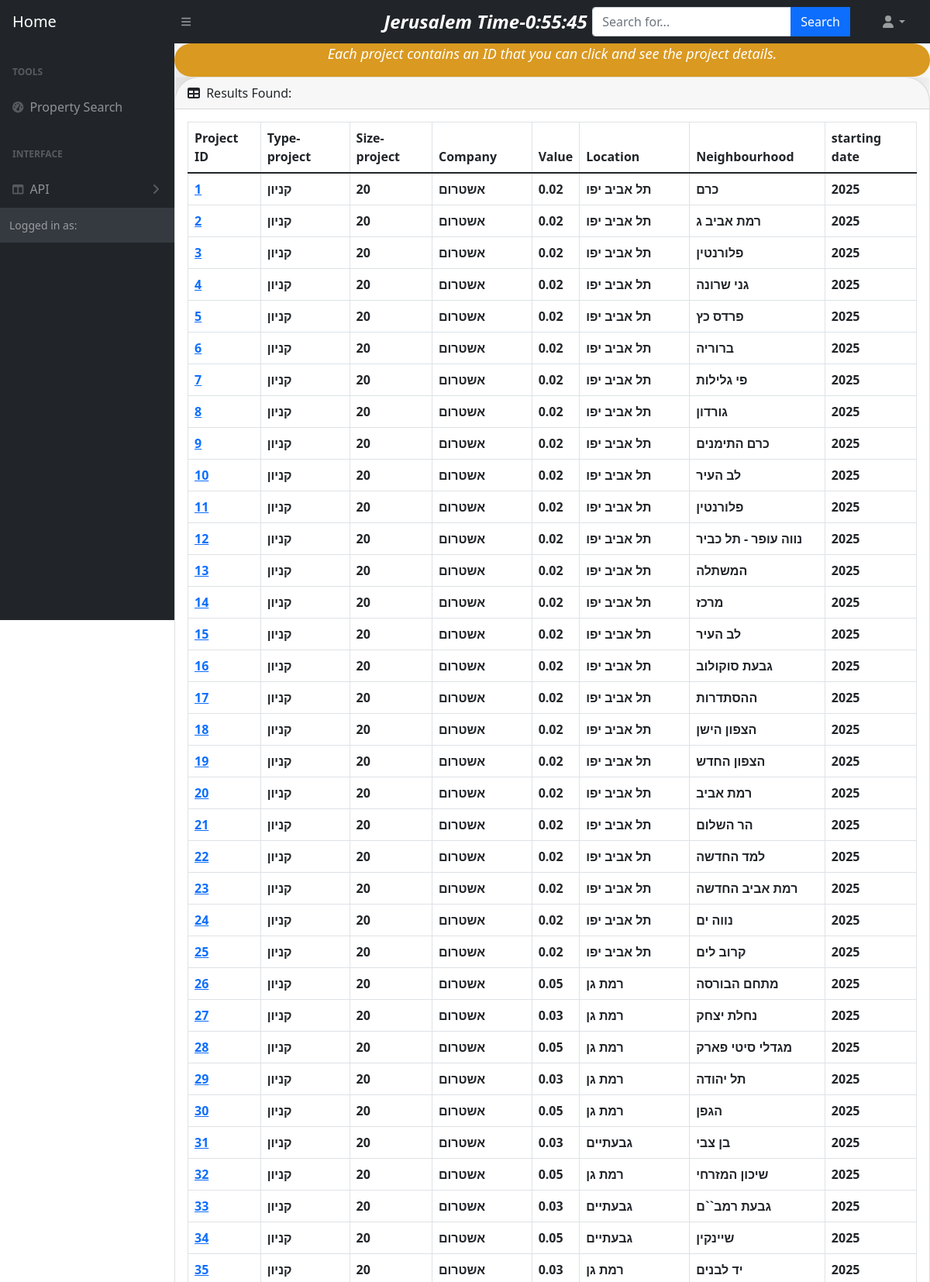
Page /property/all-projects/ (upper part) on the committed database.
### property/models.py (models this page shows, shortened)
class Project(models.Model):
   type_project= models.CharField(_("type_project"),max_length=100, null=False)
   size_project= models.SmallIntegerField(_("size_project"),null=False)
   company= models.CharField(_("company"),max_length=100, null=False)
   dates= models.BigIntegerField(_("dates"),null=True, blank=True)
   location= models.CharField(_("location"),max_length=100, null=False)
   neighbourhood=models.CharField(("neighbourhood"),max_length=100, null=True)
   value= models.FloatField(_("value"),null=False)

### property/views.py (the view)
# urls.py: path('all-projects/', views.all_projects, name='all_projects'),
def all_projects(request):
    projects_all = Project.objects.all()
    return render(request, 'projects.html', {'projects_all': projects_all})

### property/templates/projects.html (shortened to what this page needs)
{% extends 'base.html' %}
{% block content %}
<div class="text" style="color: white; font-size: large; font-style: oblique; font-weight: 400; background-color: rgb(218, 153, 32); border-radius: 10em; box-shadow:-11px 24px 62px -13px rgba(0,0,0,0.69) ; text-align:center; position:static;width: 100%;" >
    <p style="font-size:large ;" >Each project contains an ID that you can click and see the project details.</p>
  </div>
   <div class="card mb-4">
     <div class="card-header">
         <i class="fas fa-table me-1"></i>
         Results Found:
     </div>
     <div class="card-body">
        <table id="dataTable" class="table table-bordered"  width="100%" cellspacing="0">
            <thead>
                 <tr>
                   <th>Project ID</th>
                     <th>Type-project</th>
                     <th>Size-project</th>
                     <th>Company</th>
                     <th>Value</th>
                     <th>Location</th>
                     <th>Neighbourhood</th>
                     <th>starting date</th>
                 </tr>
             </thead>
             <tbody>
               {% for proj in projects_all %}
               <tr >
                   <th style="color:blue ;"><a href="{% url 'property:single_project' proj.id %}" >{{ proj.id }}</a></th>
                   <th>{{ proj.type_project }}</th>
                   <th>{{ proj.size_project }}</th>
                   <th>{{proj.company}}</th>
                   <th>{{proj.value}}</th>
                   <th>{{proj.location}}</th>
                   <th>{{proj.neighbourhood}}</th>
                   <th>{{proj.dates}} </th>
               </tr>
               {% endfor %}
                   </tbody>
                 </table>
             </div>
         </div>
     </div>
{% endblock %}

### rows in the picture
Project: id "1", type_project "קניון", size_project "20", company "אשטרום", value "0.02", location "תל אביב יפו", neighbourhood "כרם", dates "2025"
Project: id "2", type_project "קניון", size_project "20", company "אשטרום", value "0.02", location "תל אביב יפו", neighbourhood "רמת אביב ג", dates "2025"
Project: id "3", type_project "קניון", size_project "20", company "אשטרום", value "0.02", location "תל אביב יפו", neighbourhood "פלורנטין", dates "2025"
Project: id "4", type_project "קניון", size_project "20", company "אשטרום", value "0.02", location "תל אביב יפו", neighbourhood "גני שרונה", dates "2025"
Project: id "5", type_project "קניון", size_project "20", company "אשטרום", value "0.02", location "תל אביב יפו", neighbourhood "פרדס כץ", dates "2025"
Project: id "6", type_project "קניון", size_project "20", company "אשטרום", value "0.02", location "תל אביב יפו", neighbourhood "ברוריה", dates "2025"
Project: id "7", type_project "קניון", size_project "20", company "אשטרום", value "0.02", location "תל אביב יפו", neighbourhood "פי גלילות", dates "2025"
Project: id "8", type_project "קניון", size_project "20", company "אשטרום", value "0.02", location "תל אביב יפו", neighbourhood "גורדון", dates "2025"
Project: id "9", type_project "קניון", size_project "20", company "אשטרום", value "0.02", location "תל אביב יפו", neighbourhood "כרם התימנים", dates "2025"
Project: id "10", type_project "קניון", size_project "20", company "אשטרום", value "0.02", location "תל אביב יפו", neighbourhood "לב העיר", dates "2025"
Project: id "11", type_project "קניון", size_project "20", company "אשטרום", value "0.02", location "תל אביב יפו", neighbourhood "פלורנטין", dates "2025"
Project: id "12", type_project "קניון", size_project "20", company "אשטרום", value "0.02", location "תל אביב יפו", neighbourhood "נווה עופר - תל כביר", dates "2025"
Project: id "13", type_project "קניון", size_project "20", company "אשטרום", value "0.02", location "תל אביב יפו", neighbourhood "המשתלה", dates "2025"
Project: id "14", type_project "קניון", size_project "20", company "אשטרום", value "0.02", location "תל אביב יפו", neighbourhood "מרכז", dates "2025"
Project: id "15", type_project "קניון", size_project "20", company "אשטרום", value "0.02", location "תל אביב יפו", neighbourhood "לב העיר", dates "2025"
Project: id "16", type_project "קניון", size_project "20", company "אשטרום", value "0.02", location "תל אביב יפו", neighbourhood "גבעת סוקולוב", dates "2025"
Project: id "17", type_project "קניון", size_project "20", company "אשטרום", value "0.02", location "תל אביב יפו", neighbourhood "ההסתדרות", dates "2025"
Project: id "18", type_project "קניון", size_project "20", company "אשטרום", value "0.02", location "תל אביב יפו", neighbourhood "הצפון הישן", dates "2025"
Project: id "19", type_project "קניון", size_project "20", company "אשטרום", value "0.02", location "תל אביב יפו", neighbourhood "הצפון החדש", dates "2025"
Project: id "20", type_project "קניון", size_project "20", company "אשטרום", value "0.02", location "תל אביב יפו", neighbourhood "רמת אביב", dates "2025"
Project: id "21", type_project "קניון", size_project "20", company "אשטרום", value "0.02", location "תל אביב יפו", neighbourhood "הר השלום", dates "2025"
Project: id "22", type_project "קניון", size_project "20", company "אשטרום", value "0.02", location "תל אביב יפו", neighbourhood "למד החדשה", dates "2025"
Project: id "23", type_project "קניון", size_project "20", company "אשטרום", value "0.02", location "תל אביב יפו", neighbourhood "רמת אביב החדשה", dates "2025"
Project: id "24", type_project "קניון", size_project "20", company "אשטרום", value "0.02", location "תל אביב יפו", neighbourhood "נווה ים", dates "2025"
Project: id "25", type_project "קניון", size_project "20", company "אשטרום", value "0.02", location "תל אביב יפו", neighbourhood "קרוב לים", dates "2025"
Project: id "26", type_project "קניון", size_project "20", company "אשטרום", value "0.05", location "רמת גן", neighbourhood "מתחם הבורסה", dates "2025"
Project: id "27", type_project "קניון", size_project "20", company "אשטרום", value "0.03", location "רמת גן", neighbourhood "נחלת יצחק", dates "2025"
Project: id "28", type_project "קניון", size_project "20", company "אשטרום", value "0.05", location "רמת גן", neighbourhood "מגדלי סיטי פארק", dates "2025"
Project: id "29", type_project "קניון", size_project "20", company "אשטרום", value "0.03", location "רמת גן", neighbourhood "תל יהודה", dates "2025"
Project: id "30", type_project "קניון", size_project "20", company "אשטרום", value "0.05", location "רמת גן", neighbourhood "הגפן", dates "2025"
Project: id "31", type_project "קניון", size_project "20", company "אשטרום", value "0.03", location "גבעתיים", neighbourhood "בן צבי", dates "2025"
Project: id "32", type_project "קניון", size_project "20", company "אשטרום", value "0.05", location "רמת גן", neighbourhood "שיכון המזרחי", dates "2025"
Project: id "33", type_project "קניון", size_project "20", company "אשטרום", value "0.03", location "גבעתיים", neighbourhood "גבעת רמב``ם", dates "2025"
Project: id "34", type_project "קניון", size_project "20", company "אשטרום", value "0.05", location "גבעתיים", neighbourhood "שיינקין", dates "2025"
Project: id "35", type_project "קניון", size_project "20", company "אשטרום", value "0.03", location "רמת גן", neighbourhood "יד לבנים", dates "2025"
